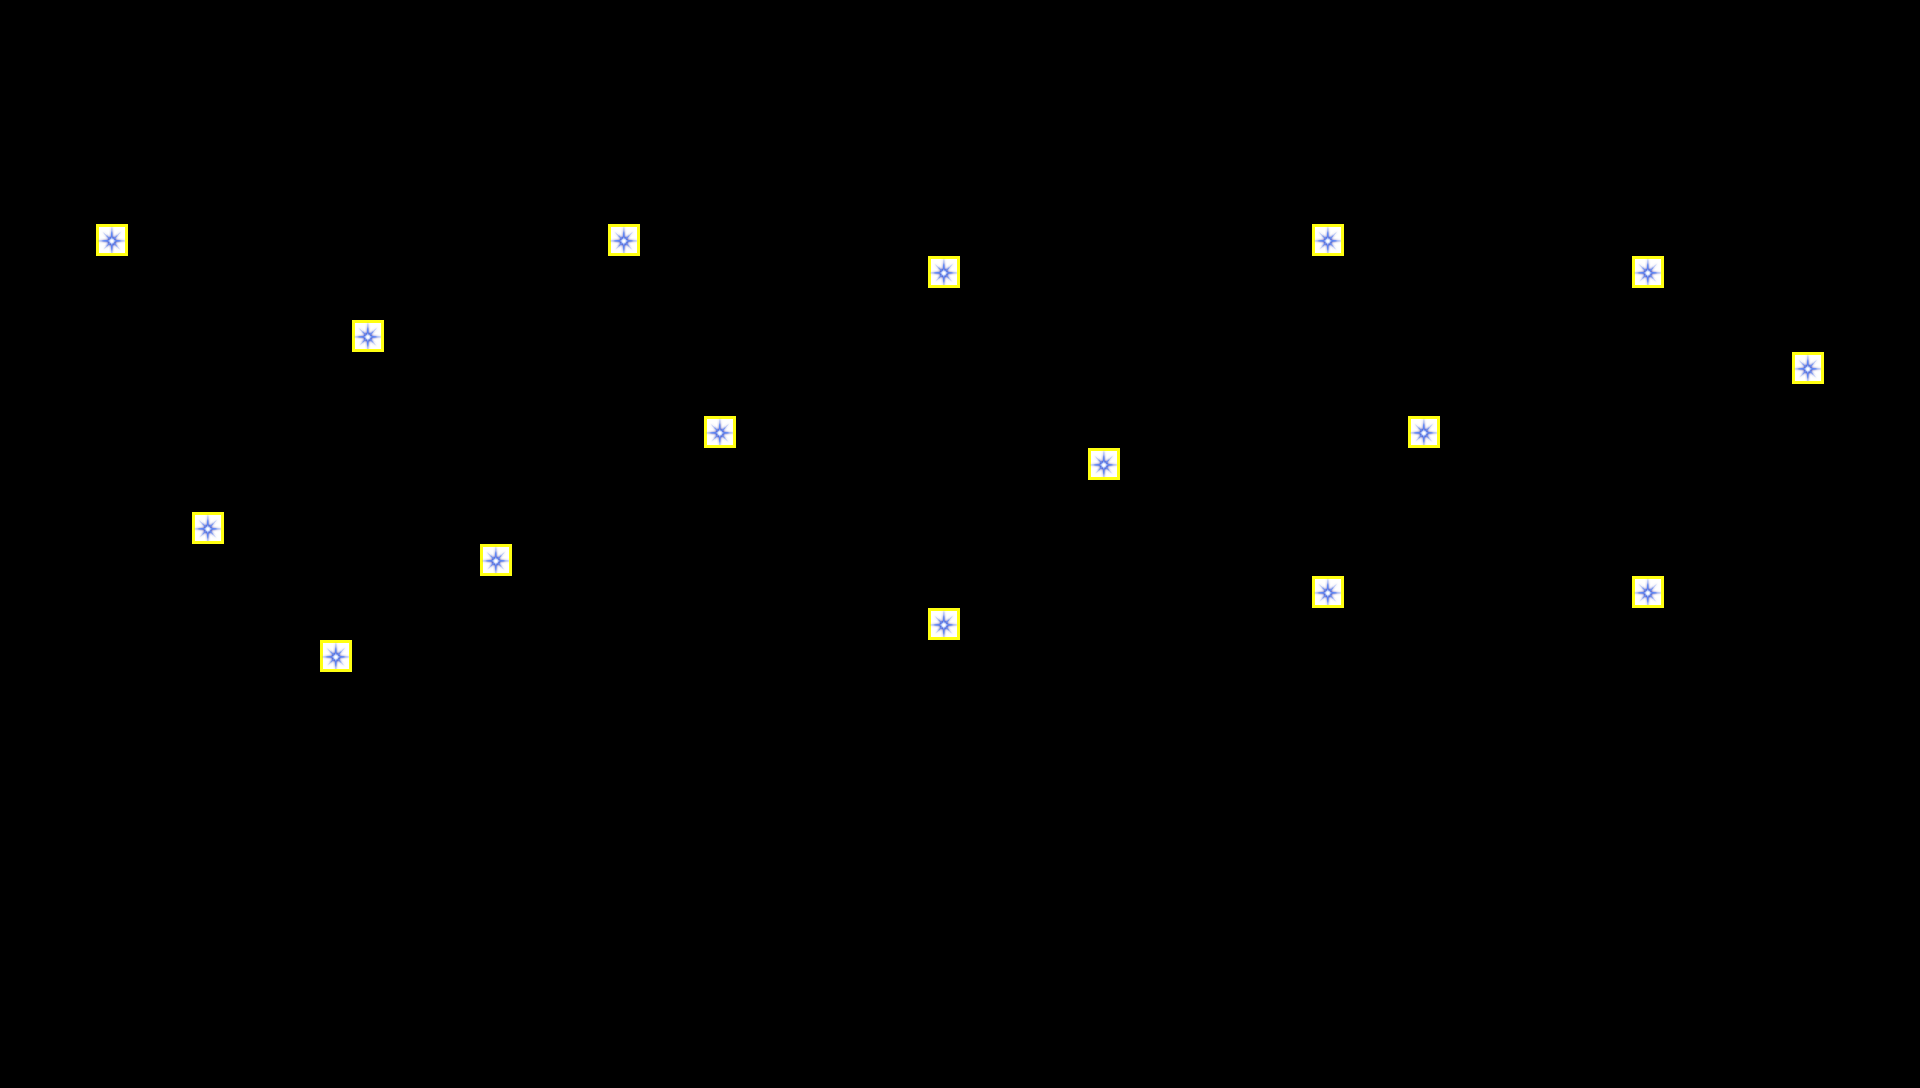

This is a level from a 2D game, rendered from its Tiled map with the project's own tilesets. A one-line summary and the complete map file follow:
An orthogonal 60x34 tile map with 32x32 px tiles, 1 tile layer (Tile Layer 1).

<map version="1.4" tiledversion="1.4.1" orientation="orthogonal" renderorder="left-up" compressionlevel="0" width="60" height="34" tilewidth="32" tileheight="32" infinite="0" nextlayerid="2" nextobjectid="1">
 <tileset firstgid="1" source="marker_tiles.tsx" />
 <layer id="1" name="Tile Layer 1" width="60" height="34">
  <data encoding="csv">
0,0,0,0,0,0,0,0,0,0,0,0,0,0,0,0,0,0,0,0,0,0,0,0,0,0,0,0,0,0,0,0,0,0,0,0,0,0,0,0,0,0,0,0,0,0,0,0,0,0,0,0,0,0,0,0,0,0,0,0,
0,0,0,0,0,0,0,0,0,0,0,0,0,0,0,0,0,0,0,0,0,0,0,0,0,0,0,0,0,0,0,0,0,0,0,0,0,0,0,0,0,0,0,0,0,0,0,0,0,0,0,0,0,0,0,0,0,0,0,0,
0,0,0,0,0,0,0,0,0,0,0,0,0,0,0,0,0,0,0,0,0,0,0,0,0,0,0,0,0,0,0,0,0,0,0,0,0,0,0,0,0,0,0,0,0,0,0,0,0,0,0,0,0,0,0,0,0,0,0,0,
0,0,0,0,0,0,0,0,0,0,0,0,0,0,0,0,0,0,0,0,0,0,0,0,0,0,0,0,0,0,0,0,0,0,0,0,0,0,0,0,0,0,0,0,0,0,0,0,0,0,0,0,0,0,0,0,0,0,0,0,
0,0,0,0,0,0,0,0,0,0,0,0,0,0,0,0,0,0,0,0,0,0,0,0,0,0,0,0,0,0,0,0,0,0,0,0,0,0,0,0,0,0,0,0,0,0,0,0,0,0,0,0,0,0,0,0,0,0,0,0,
0,0,0,0,0,0,0,0,0,0,0,0,0,0,0,0,0,0,0,0,0,0,0,0,0,0,0,0,0,0,0,0,0,0,0,0,0,0,0,0,0,0,0,0,0,0,0,0,0,0,0,0,0,0,0,0,0,0,0,0,
0,0,0,0,0,0,0,0,0,0,0,0,0,0,0,0,0,0,0,0,0,0,0,0,0,0,0,0,0,0,0,0,0,0,0,0,0,0,0,0,0,0,0,0,0,0,0,0,0,0,0,0,0,0,0,0,0,0,0,0,
0,0,0,91,0,0,0,0,0,0,0,0,0,0,0,0,0,0,0,91,0,0,0,0,0,0,0,0,0,0,0,0,0,0,0,0,0,0,0,0,0,91,0,0,0,0,0,0,0,0,0,0,0,0,0,0,0,0,0,0,
0,0,0,0,0,0,0,0,0,0,0,0,0,0,0,0,0,0,0,0,0,0,0,0,0,0,0,0,0,91,0,0,0,0,0,0,0,0,0,0,0,0,0,0,0,0,0,0,0,0,0,91,0,0,0,0,0,0,0,0,
0,0,0,0,0,0,0,0,0,0,0,0,0,0,0,0,0,0,0,0,0,0,0,0,0,0,0,0,0,0,0,0,0,0,0,0,0,0,0,0,0,0,0,0,0,0,0,0,0,0,0,0,0,0,0,0,0,0,0,0,
0,0,0,0,0,0,0,0,0,0,0,91,0,0,0,0,0,0,0,0,0,0,0,0,0,0,0,0,0,0,0,0,0,0,0,0,0,0,0,0,0,0,0,0,0,0,0,0,0,0,0,0,0,0,0,0,0,0,0,0,
0,0,0,0,0,0,0,0,0,0,0,0,0,0,0,0,0,0,0,0,0,0,0,0,0,0,0,0,0,0,0,0,0,0,0,0,0,0,0,0,0,0,0,0,0,0,0,0,0,0,0,0,0,0,0,0,91,0,0,0,
0,0,0,0,0,0,0,0,0,0,0,0,0,0,0,0,0,0,0,0,0,0,0,0,0,0,0,0,0,0,0,0,0,0,0,0,0,0,0,0,0,0,0,0,0,0,0,0,0,0,0,0,0,0,0,0,0,0,0,0,
0,0,0,0,0,0,0,0,0,0,0,0,0,0,0,0,0,0,0,0,0,0,91,0,0,0,0,0,0,0,0,0,0,0,0,0,0,0,0,0,0,0,0,0,91,0,0,0,0,0,0,0,0,0,0,0,0,0,0,0,
0,0,0,0,0,0,0,0,0,0,0,0,0,0,0,0,0,0,0,0,0,0,0,0,0,0,0,0,0,0,0,0,0,0,91,0,0,0,0,0,0,0,0,0,0,0,0,0,0,0,0,0,0,0,0,0,0,0,0,0,
0,0,0,0,0,0,0,0,0,0,0,0,0,0,0,0,0,0,0,0,0,0,0,0,0,0,0,0,0,0,0,0,0,0,0,0,0,0,0,0,0,0,0,0,0,0,0,0,0,0,0,0,0,0,0,0,0,0,0,0,
0,0,0,0,0,0,91,0,0,0,0,0,0,0,0,0,0,0,0,0,0,0,0,0,0,0,0,0,0,0,0,0,0,0,0,0,0,0,0,0,0,0,0,0,0,0,0,0,0,0,0,0,0,0,0,0,0,0,0,0,
0,0,0,0,0,0,0,0,0,0,0,0,0,0,0,91,0,0,0,0,0,0,0,0,0,0,0,0,0,0,0,0,0,0,0,0,0,0,0,0,0,0,0,0,0,0,0,0,0,0,0,0,0,0,0,0,0,0,0,0,
0,0,0,0,0,0,0,0,0,0,0,0,0,0,0,0,0,0,0,0,0,0,0,0,0,0,0,0,0,0,0,0,0,0,0,0,0,0,0,0,0,91,0,0,0,0,0,0,0,0,0,91,0,0,0,0,0,0,0,0,
0,0,0,0,0,0,0,0,0,0,0,0,0,0,0,0,0,0,0,0,0,0,0,0,0,0,0,0,0,91,0,0,0,0,0,0,0,0,0,0,0,0,0,0,0,0,0,0,0,0,0,0,0,0,0,0,0,0,0,0,
0,0,0,0,0,0,0,0,0,0,91,0,0,0,0,0,0,0,0,0,0,0,0,0,0,0,0,0,0,0,0,0,0,0,0,0,0,0,0,0,0,0,0,0,0,0,0,0,0,0,0,0,0,0,0,0,0,0,0,0,
0,0,0,0,0,0,0,0,0,0,0,0,0,0,0,0,0,0,0,0,0,0,0,0,0,0,0,0,0,0,0,0,0,0,0,0,0,0,0,0,0,0,0,0,0,0,0,0,0,0,0,0,0,0,0,0,0,0,0,0,
0,0,0,0,0,0,0,0,0,0,0,0,0,0,0,0,0,0,0,0,0,0,0,0,0,0,0,0,0,0,0,0,0,0,0,0,0,0,0,0,0,0,0,0,0,0,0,0,0,0,0,0,0,0,0,0,0,0,0,0,
0,0,0,0,0,0,0,0,0,0,0,0,0,0,0,0,0,0,0,0,0,0,0,0,0,0,0,0,0,0,0,0,0,0,0,0,0,0,0,0,0,0,0,0,0,0,0,0,0,0,0,0,0,0,0,0,0,0,0,0,
0,0,0,0,0,0,0,0,0,0,0,0,0,0,0,0,0,0,0,0,0,0,0,0,0,0,0,0,0,0,0,0,0,0,0,0,0,0,0,0,0,0,0,0,0,0,0,0,0,0,0,0,0,0,0,0,0,0,0,0,
0,0,0,0,0,0,0,0,0,0,0,0,0,0,0,0,0,0,0,0,0,0,0,0,0,0,0,0,0,0,0,0,0,0,0,0,0,0,0,0,0,0,0,0,0,0,0,0,0,0,0,0,0,0,0,0,0,0,0,0,
0,0,0,0,0,0,0,0,0,0,0,0,0,0,0,0,0,0,0,0,0,0,0,0,0,0,0,0,0,0,0,0,0,0,0,0,0,0,0,0,0,0,0,0,0,0,0,0,0,0,0,0,0,0,0,0,0,0,0,0,
0,0,0,0,0,0,0,0,0,0,0,0,0,0,0,0,0,0,0,0,0,0,0,0,0,0,0,0,0,0,0,0,0,0,0,0,0,0,0,0,0,0,0,0,0,0,0,0,0,0,0,0,0,0,0,0,0,0,0,0,
0,0,0,0,0,0,0,0,0,0,0,0,0,0,0,0,0,0,0,0,0,0,0,0,0,0,0,0,0,0,0,0,0,0,0,0,0,0,0,0,0,0,0,0,0,0,0,0,0,0,0,0,0,0,0,0,0,0,0,0,
0,0,0,0,0,0,0,0,0,0,0,0,0,0,0,0,0,0,0,0,0,0,0,0,0,0,0,0,0,0,0,0,0,0,0,0,0,0,0,0,0,0,0,0,0,0,0,0,0,0,0,0,0,0,0,0,0,0,0,0,
0,0,0,0,0,0,0,0,0,0,0,0,0,0,0,0,0,0,0,0,0,0,0,0,0,0,0,0,0,0,0,0,0,0,0,0,0,0,0,0,0,0,0,0,0,0,0,0,0,0,0,0,0,0,0,0,0,0,0,0,
0,0,0,0,0,0,0,0,0,0,0,0,0,0,0,0,0,0,0,0,0,0,0,0,0,0,0,0,0,0,0,0,0,0,0,0,0,0,0,0,0,0,0,0,0,0,0,0,0,0,0,0,0,0,0,0,0,0,0,0,
0,0,0,0,0,0,0,0,0,0,0,0,0,0,0,0,0,0,0,0,0,0,0,0,0,0,0,0,0,0,0,0,0,0,0,0,0,0,0,0,0,0,0,0,0,0,0,0,0,0,0,0,0,0,0,0,0,0,0,0,
0,0,0,0,0,0,0,0,0,0,0,0,0,0,0,0,0,0,0,0,0,0,0,0,0,0,0,0,0,0,0,0,0,0,0,0,0,0,0,0,0,0,0,0,0,0,0,0,0,0,0,0,0,0,0,0,0,0,0,0
</data>
 </layer>
</map>
